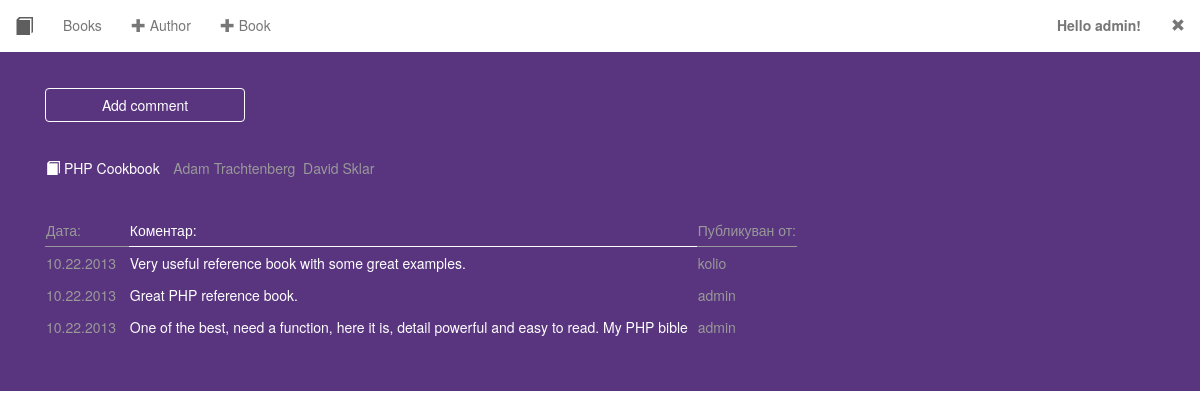
/book_comments.php?id=PHP Cookbook (signed in), run on the app's committed database.
### tables this page shows
CREATE TABLE IF NOT EXISTS `comments` (
  `comment_id` int(11) NOT NULL AUTO_INCREMENT,
  `comment_text` text NOT NULL,
  `comment_date` timestamp NOT NULL DEFAULT CURRENT_TIMESTAMP,
  `book_id` int(11) NOT NULL,
  `user_id` int(11) NOT NULL,
  PRIMARY KEY (`comment_id`),
  KEY `book_id` (`book_id`,`user_id`),
  KEY `user_id` (`user_id`)
);

CREATE TABLE IF NOT EXISTS `users` (
  `user_id` int(11) NOT NULL AUTO_INCREMENT,
  `user_name` varchar(50) NOT NULL,
  `user_pass` varchar(50) NOT NULL,
  PRIMARY KEY (`user_id`),
  KEY `user_name` (`user_name`)
);

### Comment.php (the view, shortened to what this page needs)
<?php
class Comment {
    public static function getComments($title) {
        $link = DbConnection::dbConnect();
        $result = $link->query('SELECT * FROM comments LEFT JOIN books ON comments.book_id=books.book_id LEFT JOIN users ON users.user_id=comments.user_id WHERE book_title=\'' . mysqli_real_escape_string($link, $title) . '\' ORDER BY comment_date DESC');
        if ($result->num_rows > 0) {
            echo '<table style="color:#999999"><tr><td style="border-bottom: 1px solid">Дата:</td><td style="border-bottom: 1px solid; color:white">Коментар:&nbsp&nbsp&nbsp</td><td style="border-bottom: 1px solid">Публикуван от:</td></tr>';
            while ($row = $result->fetch_object()) {
                echo '<tr><td>' . date("m.d.Y", strtotime($row->comment_date)) . '&nbsp&nbsp&nbsp</td><td style="color:white">' . $row->comment_text . '&nbsp&nbsp</td><td>' . $row->user_name . '</td></tr>';
            }
            echo '</table>';
        } else {
            echo '<div style="color:white">Няма коментари за тази книга!</div>';
        }
    }
}
?>

### data on the page
comments: comment_date "10.22.2013", comment_text "Very useful reference book with some great examples.", user.user_name "kolio"
comments: comment_date "10.22.2013", comment_text "Great PHP reference book.", user.user_name "admin"
comments: comment_date "10.22.2013", comment_text "One of the best, need a function, here it is, detail powerful and easy to read. My PHP bible", user.user_name "admin"

### other printed values
$_SESSION['user_name'] "admin"
$val['title'] "PHP Cookbook"
$value "Adam Trachtenberg"
$value "David Sklar"
